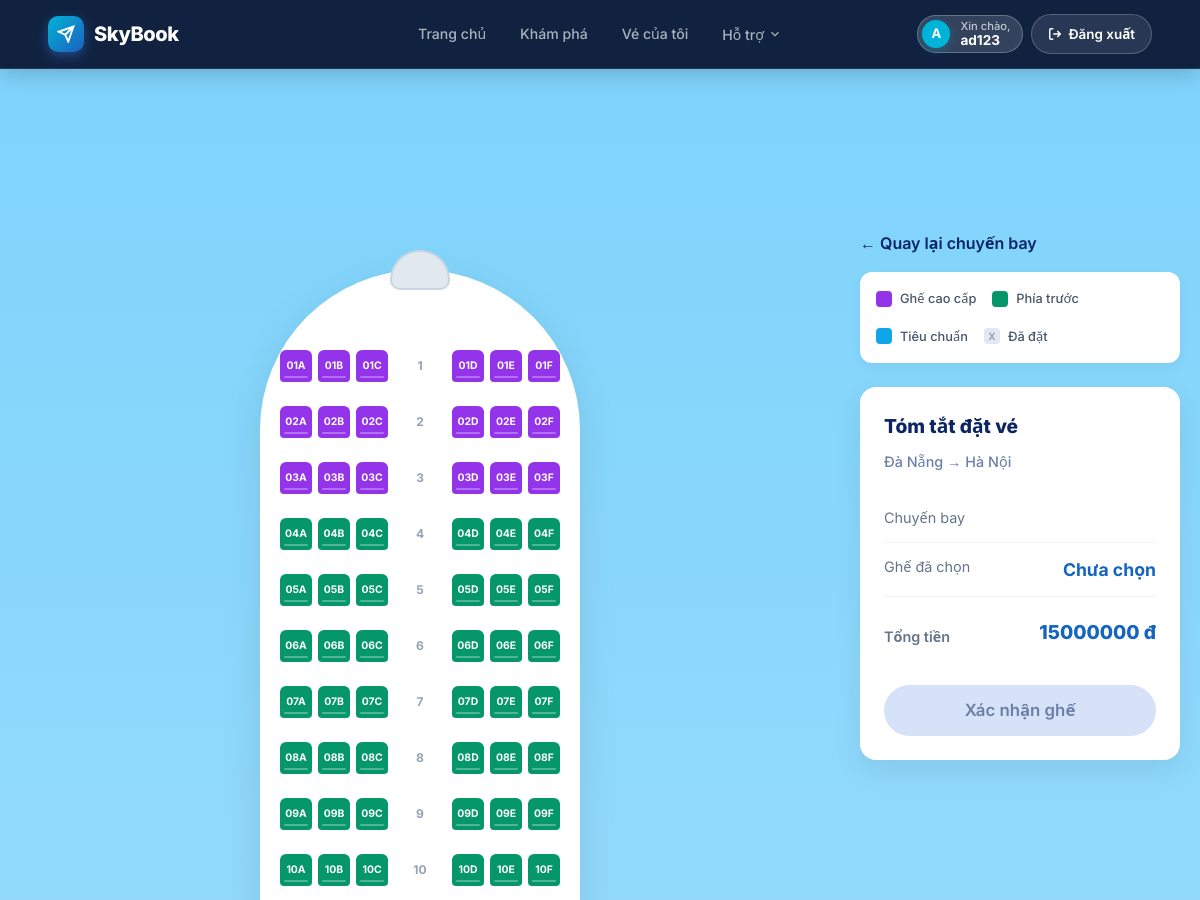
/bookings/create/3/ (signed in, upper part), run on an earlier commit of the app's database.
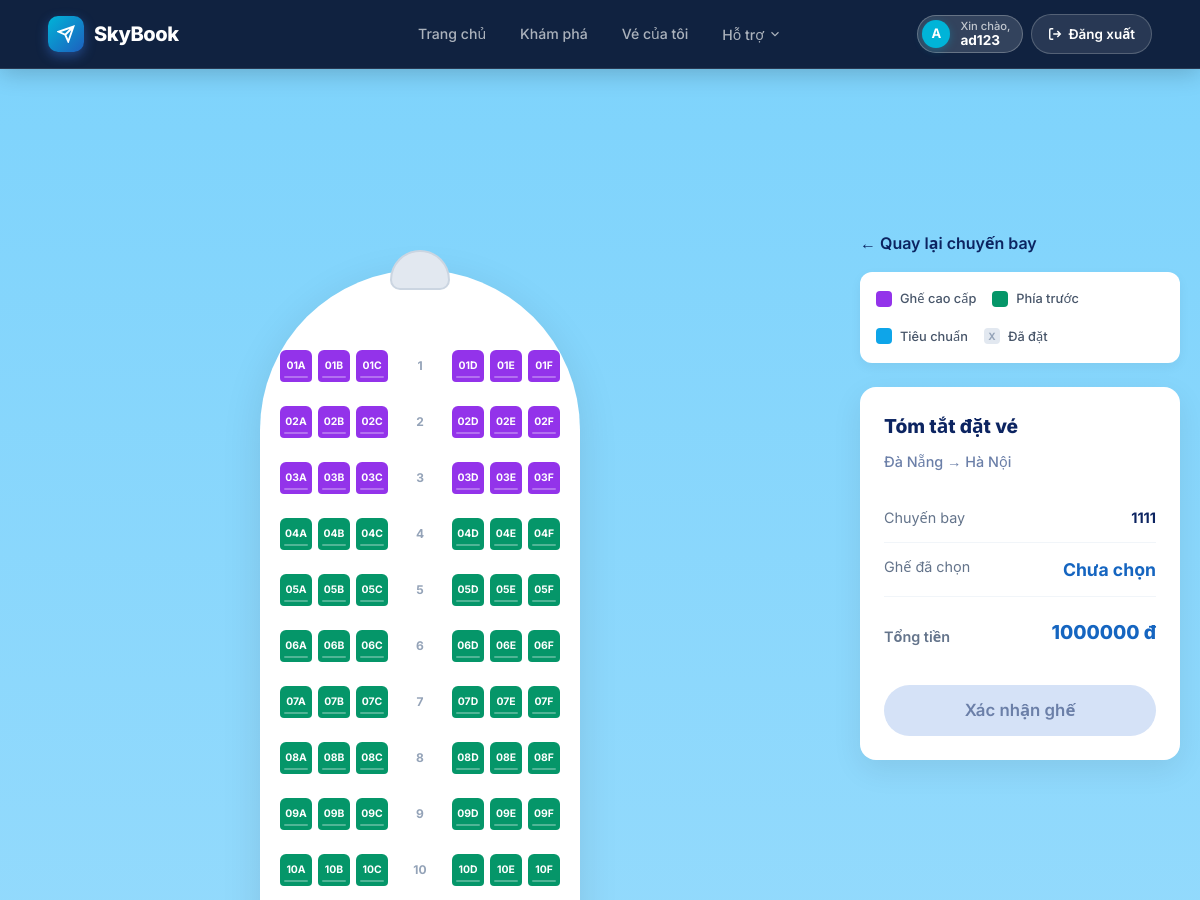
And on a later commit of the database.
### flights/models.py (models this page shows, shortened)
class Flight(models.Model):
    STATUS_CHOICES = [
        ("scheduled", "Scheduled"),
        ("boarding", "Boarding"),
        ("departed", "Departed"),
        ("completed", "Completed"),
        ("cancelled", "Cancelled"),
    ]
    flight_number = models.CharField(max_length=20, verbose_name="Flight Number")
    airline = models.ForeignKey(Airline, on_delete=models.CASCADE, related_name="flights", verbose_name="Airline")
    aircraft = models.ForeignKey(Aircraft, on_delete=models.CASCADE, related_name="flights", verbose_name="Aircraft")
    departure_airport = models.ForeignKey(Airport, on_delete=models.CASCADE, related_name="departures", verbose_name="Departure Airport")
    arrival_airport = models.ForeignKey(Airport, on_delete=models.CASCADE, related_name="arrivals", verbose_name="Arrival Airport")
    departure_time = models.DateTimeField(db_index=True, verbose_name="Departure Time")
    arrival_time = models.DateTimeField(verbose_name="Arrival Time")
    price = models.DecimalField(max_digits=12, decimal_places=2, verbose_name="Base Price")
    status = models.CharField(max_length=20, choices=STATUS_CHOICES, default="scheduled", db_index=True, verbose_name="Status")
    class Meta:
        verbose_name = "Flight"
        verbose_name_plural = "Flights"

class Airport(models.Model):
    name = models.CharField(max_length=150, verbose_name="Airport Name")
    code = models.CharField(max_length=10, unique=True, verbose_name="Airport Code")
    city = models.CharField(max_length=100, verbose_name="City")
    class Meta:
        verbose_name = "Airport"
        verbose_name_plural = "Airports"

### bookings/views.py (the view, shortened to what this page needs)
@login_required
@transaction.atomic
def create_booking(request, flight_id):
    flight = get_object_or_404(Flight, id=flight_id)
    all_seats = _generate_seats(flight)
    return render(
        request,
        "bookings/create.html",
        {"flight": flight, "all_seats": all_seats}
    )

### templates/bookings/create.html (shortened to what this page needs)
{% extends "base.html" %}
{% block content %}
<div class="booking-layout">
    <div class="plane-wrapper">
        <div class="plane-fuselage">
            <div class="cockpit"></div>
            <form method="POST" id="booking-form">
                {% for row in all_seats %}
                    <div class="seat-row">
                        <div class="seat-group left">
                            {% for seat in row.seats|slice:":3" %}
                                <button type="button"
                                    class="seat {{ row.type }} {% if seat.taken %}taken{% endif %}"
                                    data-seat="{{ seat.code }}"
                                    onclick="selectSeat('{{ seat.code }}')">{{ seat.code }}</button>
                            {% endfor %}
                        </div>
                        <div class="aisle-number">{{ row.row_number }}</div>
                        <div class="seat-group right">
                            {% for seat in row.seats|slice:"3:" %}
                                <button type="button"
                                    class="seat {{ row.type }} {% if seat.taken %}taken{% endif %}"
                                    data-seat="{{ seat.code }}"
                                    onclick="selectSeat('{{ seat.code }}')">{{ seat.code }}</button>
                            {% endfor %}
                        </div>
                    </div>
                {% endfor %}
            </form>
        </div>
    </div>
    <div class="summary-sidebar">
        <a href="{% url 'flight_detail' flight.id %}" style="display:inline-block; margin-bottom: 16px; color: var(--navy); font-weight: 600; text-decoration: none;">&larr; Quay lại chuyến bay</a>
        <div class="seat-legend-card">
            <div class="legend-item"><div class="legend-box" style="background:#9333ea;"></div> Ghế cao cấp</div>
            <div class="legend-item"><div class="legend-box" style="background:#059669;"></div> Phía trước</div>
            <div class="legend-item"><div class="legend-box" style="background:#0ea5e9;"></div> Tiêu chuẩn</div>
            <div class="legend-item"><div class="legend-box" style="background:#e2e8f0; position:relative;"><span style="position:absolute;top:50%;left:50%;transform:translate(-50%,-50%);font-size:10px;color:#94a3b8;font-weight:bold;">X</span></div> Đã đặt</div>
        </div>
        <div class="summary-card">
            <div class="summary-title">Tóm tắt đặt vé</div>
            <div class="summary-route">{{ flight.departure_airport.city }} &rarr; {{ flight.arrival_airport.city }}</div>
            <div class="summary-row">
                <span style="color:#64748b;">Chuyến bay</span>
                <strong style="color:var(--navy);">{{ flight.flight_number }}</strong>
            </div>
            <div class="summary-row">
                <span style="color:#64748b;">Ghế đã chọn</span>
                <strong id="selected-seat-display" style="color:var(--blue); font-size:1.1rem;">Chưa chọn</strong>
            </div>
            <div class="summary-row total">
                <span style="color:#64748b; font-size:0.9rem; font-weight:600;">Tổng tiền</span>
                <span>{{ flight.price|floatformat:0 }} đ</span>
            </div>
            <button type="submit" form="booking-form" id="submit-btn" class="btn btn-primary btn-full" style="margin-top:24px; padding: 14px; border-radius: 99px; font-size:1.05rem;" disabled>Xác nhận ghế</button>
        </div>
    </div>
</div>
{% endblock %}

What changed in the data, as far as the page shows it:
changed Flight "Đà Nẵng": flight_number (not shown) → "1111"; price "15000000" → "1000000"
